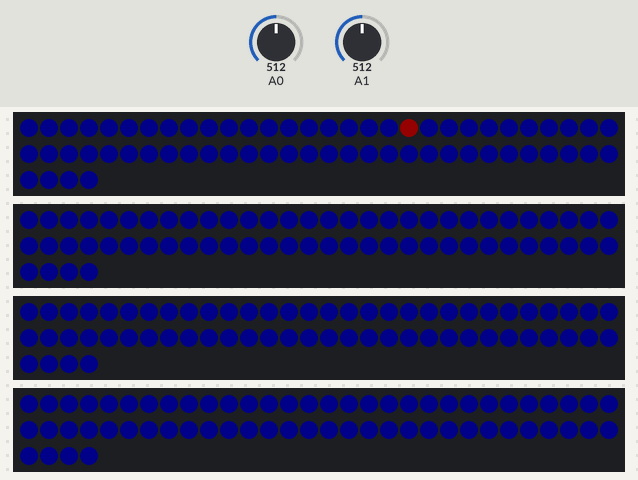
Simulated run of this sketch. Board: Arduino Uno, built with avr-gcc and run on an emulated ATmega328P. Shown: 4 × 64 RGB LEDs in strip order, left to right, continuing on the next row. The test bench sets the inputs (shaded band); at power-on: A0 = 512, A1 = 512. Dim RGB values are drawn brighter than linear; what the sketch prints to the serial monitor is not drawn.

Above: at 1.2 s.
1.3 s: A0 set to 359
2.8 s: A0 set to 327
5.8 s: A1 set to 306
7.8 s: A0 set to 511
10.8 s: A1 set to 511
12.9 s: A1 set to 900
Timing chart, 0 to 15.9 s (numbered marks = the images above; inputs shaded):
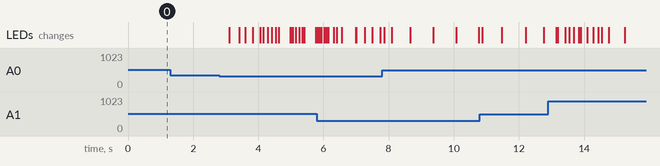

Measured:
- after the input at 1.3 s, every drawn part: stays the same

The sketch:

Code2.ino
```cpp
#include "FastLED.h"

#define NUM_LEDS 64
#define DATA_PIN 3
#define DATA_PIN2 5
#define DATA_PIN3 6
#define DATA_PIN4 7

#define JOYSTICKX A0
#define JOYSTICKY A1

/*class SingleScreen
  {
  int screenPos;
  public : int ref [1];
  public : int references [7];

  public:
  SingleScreen(int pos)
  {
    screenPos = pos;
  }

  void instantiate()
  {
    if(screenPos == 1)
    {

        for(int i = 7; i > 0; i--)
        {
          references[i] = ref[0] = i;
          references[i] = ref[1] = 0;
        }
    }
  }
  };*/

CRGB leds[NUM_LEDS];
CRGB leds2[NUM_LEDS];
CRGB leds3[NUM_LEDS];
CRGB leds4[NUM_LEDS];

int timer;
int ding;
int x;
int y;
int prevX, prevY;
int height;
int width;
boolean vdown;
boolean hleft;

float grav;
float realY;
float realX;
float yVec;
float xVec;
float spd;
float maxHspeed = 1;
float maxVspeed = 1;
float friction = 0.01;
float deacc = 200;

//Determines what screen is drawn on
int currentScreen = 1;

//For Joystick
int range = 12;
int threshold = range / 4;
int center = range / 2;


void lightPixels(int xx, int yy, int prevX, int prevY) { //Denne funktion tager 2 ints, som agerer koordinater i beregningerne. Hver anden vertikale linje
  //skal "vendes om", da boardet læser fra venstre mod højre på hveranden linje.

  for (int i = 0; i < NUM_LEDS; i++)
  {
    leds[i] = CRGB(0, 0, 10); //Farv alle ikke-relevante pixels sorte
    leds2[i] = CRGB(0, 0, 10); //Farv alle ikke-relevante pixels sorte
    leds3[i] = CRGB(0, 0, 10); //Farv alle ikke-relevante pixels sorte
    leds4[i] = CRGB(0, 0, 10); //Farv alle ikke-relevante pixels sorte
  }


  //SCREEN 1
  if (currentScreen == 1) {
    for (int i = 0; i < NUM_LEDS; i++) {
      leds2[i] = CRGB(0, 0, 10); //Farv alle ikke-relevante pixels sorte
      leds3[i] = CRGB(0, 0, 10); //Farv alle ikke-relevante pixels sorte
      leds4[i] = CRGB(0, 0, 10); //Farv alle ikke-relevante pixels sorte
    }
    if (yy % 2 == 0) { //hvis du er på en ulige linje, så byt x-aksen om
      leds[(yy * 8) + xx] = CRGB(20, 0, 0);
    }
    else {
      leds[(yy * 8) + (7 - xx)] = CRGB(20, 0, 0);
    }
  }

  //SCREEN 2
  if (currentScreen == 2) {
    for (int i = 0; i < NUM_LEDS; i++) {
      leds[i] = CRGB(0, 0, 10);
      leds3[i] = CRGB(0, 0, 10);
      leds4[i] = CRGB(0, 0, 10);
    }
    if (yy % 2 == 0) {
      leds2[(yy * 8) + xx] = CRGB(20, 0, 0);
    }
    else {
      leds2[(yy * 8) + (7 - xx)] = CRGB(20, 0, 0);
    }
  }

  //SCREEN 3
  if (currentScreen == 3) {
    for (int i = 0; i < NUM_LEDS; i++) {
      leds2[i] = CRGB(0, 0, 10);
      leds[i] = CRGB(0, 0, 10);
      leds4[i] = CRGB(0, 0, 10);
    }
    if (yy % 2 == 0) {
      leds3[(yy * 8) + xx] = CRGB(20, 0, 0);
    }
    else {
      leds3[(yy * 8) + (7 - xx)] = CRGB(20, 0, 0);
    }
  }

  //SCREEN 4
  if (currentScreen == 4) {
    for (int i = 0; i < NUM_LEDS; i++) {
      leds2[i] = CRGB(0, 0, 10);
      leds3[i] = CRGB(0, 0, 10);
      leds[i] = CRGB(0, 0, 10);
    }
    if (yy % 2 == 0) {
      leds4[(yy * 8) + xx] = CRGB(20, 0, 0);
    }
    else {
      leds4[(yy * 8) + (7 - xx)] = CRGB(20, 0, 0);
    }
  }
}

int readAxis(int thisAxis) {
  // read the analog input:
  int reading = analogRead(thisAxis);

  // map the reading from the analog input range to the output range:
  reading = map(reading, 0, 1023, 0, range);

  // if the output reading is outside from the rest position threshold, use it:
  int distance = reading - center;

  if (abs(distance) < threshold) {
    distance = 0;
  }

  // return the distance for this axis:
  return distance;
}

void setup() {
  height = 7; //mængden af horisontale pixels
  width = 7; //mængden af vertikale pixels
  x = 3; //x-pixel, fra venstre
  y = 2; //y-pixel, fra toppen
  prevX = 0;
  prevY = 0;

  //grav = 0.05; //tyngdekraft
  realX = 3; //den "ægte" x. x og y rundes ned eller op til det nærmeste heltal fra realX og realY for at fortælle, hvilken pixel, der skal lyses op
  realY = 2; //den "ægte" y.
  yVec = 0; //den vertikale vector
  xVec = 0; //den horisontale vector

  //SingleScreen ss(1);
  //ss.instantiate();

  Serial.begin(9600);
  // put your setup code here, to run once:
  FastLED.addLeds<NEOPIXEL, DATA_PIN>(leds, NUM_LEDS);
  FastLED.addLeds<NEOPIXEL, DATA_PIN2>(leds2, NUM_LEDS);
  FastLED.addLeds<NEOPIXEL, DATA_PIN3>(leds3, NUM_LEDS);
  FastLED.addLeds<NEOPIXEL, DATA_PIN4>(leds4, NUM_LEDS);

  timer = ding + 30;
}

void loop() {
  lightPixels(x, y, prevX, prevY);

  float xReading = -readAxis(A0);
  float yReading = readAxis(A1);

  //Serial.println(xReading);
  //HORISONTAL MOVEMENT
  xVec += xReading / deacc;
  realX += xVec;
  if (realX >= width)
  {
    if (currentScreen == 4)
    {
      realX = width;
      xVec = -xVec;
    }
    else
    {
      currentScreen += 1;
      realX = 1;
      x = 1;
      Serial.print("Current Screen: ");
      Serial.println(currentScreen);
      delay(200);
    }
  }

  if (realX <= 0)
  {
    if (currentScreen == 1)
    {
      realX = 0;
      xVec = -xVec;
    }
    else
    {
      currentScreen -= 1;
      realX = 6;
      x = 6;
      Serial.print("Current Screen: ");
      Serial.println(currentScreen);
      delay(200);
    }
  }
  Serial.println(realX);

  //VERTICAL MOVEMENt
  yVec += yReading / deacc;
  realY += yVec;

  if (realY >= height)
  {
    realY = height;
    yVec = -yVec;
  }
  if (realY <= 0)
  {
    realY = 0;
    yVec = -yVec;
  }

  x = round(realX);
  y = ceil(realY);

  // FRICTION
  if (xVec > 0.05) {
    xVec -= friction;
  }
  if (xVec < -0.05) {
    xVec += friction;
  }
  if (yVec > 0.05) {
    yVec -= friction;
  }
  if (yVec < -0.05) {
    yVec += friction;
  }
  FastLED.show();
  delay(20);
}
```
